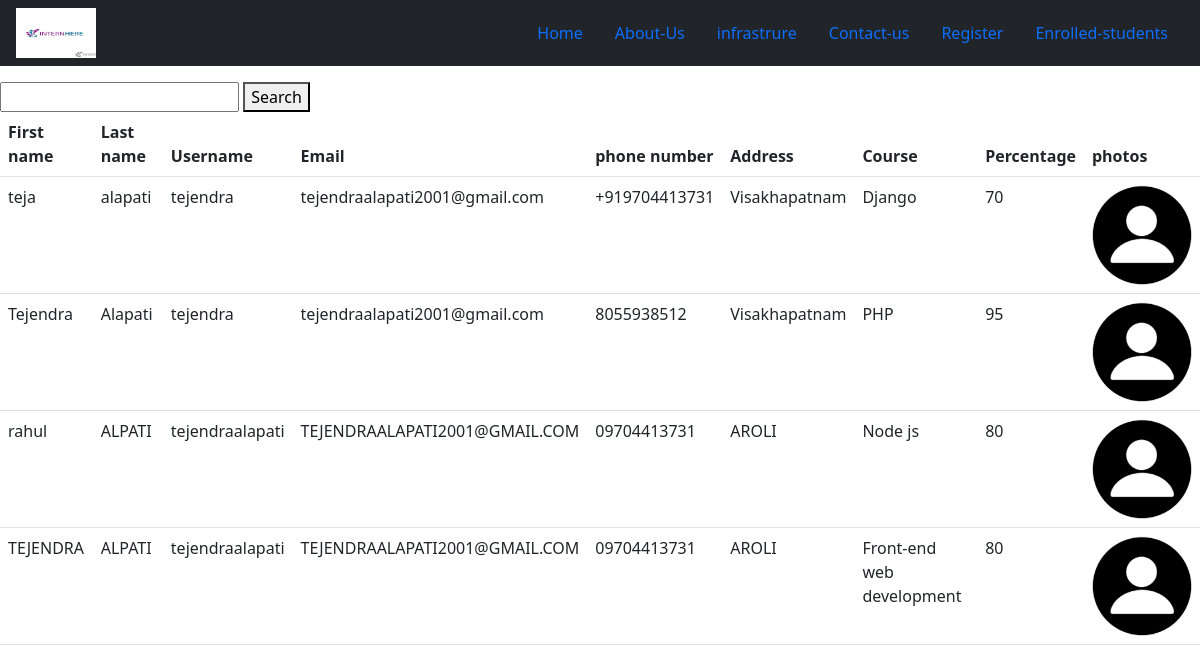
/enroll, run on the app's committed database.
### apps/models.py (models this page shows)
class profile(models.Model):
    first_name=models.CharField(max_length=100)
    last_name=models.CharField(max_length=100)
    username=models.CharField(max_length=100)
    email=models.EmailField(max_length=254)
    phone_number=models.CharField(max_length=10)
    address=models.CharField(max_length=100)
    COURSE_CHOICES=(
        ('PHP','PHP'),
        ('Front-end web development','Front-end web development'),
        ('Django','Django'),
        ('Node js','Node js'),
        ('java','java'),
        ('Python','Python')
    )
    Course=models.CharField(max_length= 25, choices=COURSE_CHOICES, default='1')
    Photo=models.ImageField(upload_to='images/')
    Percentage=models.CharField(max_length=100)

### apps/views.py (the view)
# urls.py: path('enroll',views.enroll,name='enroll')
def enroll(request):
    allenroll=profile.objects.all()
    if request.method == 'GET':
        st=request.GET.get('search')
        if st!=None:
            allenroll=profile.objects.filter(first_name=st)
    context={'task':allenroll}
    return render(request,'enrollment.html',context)

### templates/enrollment.html (shortened to what this page needs)
{% load static %}
<!doctype html>
<html lang="en">
<head>
  <link href="https://cdn.jsdelivr.net/npm/bootstrap@5.2.1/dist/css/bootstrap.min.css" rel="stylesheet"
>
</head>
<body>
  <header>
    <nav id="navbar-example2" class="navbar bg-body-tertiary px-3 mb-3 navbar-dark bg-dark">
        <img src="{% static 'img/download.jpg' %} " height="50" width="80">
        <ul class="nav nav-pills">
          <li class="nav-item">
            <a class="nav-link" href="{% url 'home' %}">Home</a>
          </li>
          <li class="nav-item">
            <a class="nav-link" href="#scrollspyHeading2">About-Us</a>
          </li>
          <li class="nav-item">
            <a class="nav-link" href="#scrollspyHeading2">infrastrure</a>
          </li>
          <li class="nav-item">
            <a class="nav-link" href="#scrollspyHeading3">Contact-us</a>
          </li>
          <li class="nav-item">
            <a class="nav-link" href="{% url 'register' %}">Register</a>
          </li>
          <li class="nav-item">
            <a class="nav-link" href="{% url 'enroll' %}">Enrolled-students</a>
          </li>
        </ul>
      </nav>
  </header>
  <main>
    <form method="get">
      <input type="text" name="search">
      <button type="search">Search</button>
    </form>
    <table class="table">
        <thead>
          <tr>
            <th scope="col">First name</th>
            <th scope="col">Last name</th>
            <th scope="col">Username</th>
            <th scope="col">Email</th>
            <th scope="col">phone number</th>
            <th scope="col">Address</th>
            <th scope="col">Course</th>
            <th scope="col">Percentage</th>
            <th scope="col">photos</th>
          </tr>
        </thead>
        <tbody>
            {% for enrol in task %}
          <tr>
            <td>{{enrol.first_name}}</td>
            <td>{{enrol.last_name}}</td>
            <td>{{enrol.username}}</td>
            <td>{{enrol.email}}</td>
            <td>{{enrol.phone_number}}</td>
            <td>{{enrol.address}}</td>
            <td>{{enrol.Course}}</td>
            <td>{{enrol.Percentage}}</td>
            {% if enrol.photo %}
            <td><img src="{{ enrol.photo.url }} " width="100" height="100"></td>
            {% else %}
            <td><img src="{% static 'img/png-transparent-computer-icons-user-profile-avatar-profile-heroes-black-profile-thumbnail.png' %}" height="100" width="100"></td>
            {% endif %}
          {% endfor %}
        </tbody>
      </table>
  </main>
</body>
</html>

### data on the page
profile: first_name "teja", last_name "alapati", username "tejendra", email "tejendraalapati2001@gmail.com", phone_number "+919704413731", address "Visakhapatnam", Course "Django", Percentage "70"
profile: first_name "Tejendra", last_name "Alapati", username "tejendra", email "tejendraalapati2001@gmail.com", phone_number "8055938512", address "Visakhapatnam", Course "PHP", Percentage "95"
profile: first_name "rahul", last_name "ALPATI", username "tejendraalapati", email "TEJENDRAALAPATI2001@GMAIL.COM", phone_number "09704413731", address "AROLI", Course "Node js", Percentage "80"
profile: first_name "TEJENDRA", last_name "ALPATI", username "tejendraalapati", email "TEJENDRAALAPATI2001@GMAIL.COM", phone_number "09704413731", address "AROLI", Course "Front-end web development", Percentage "80"
